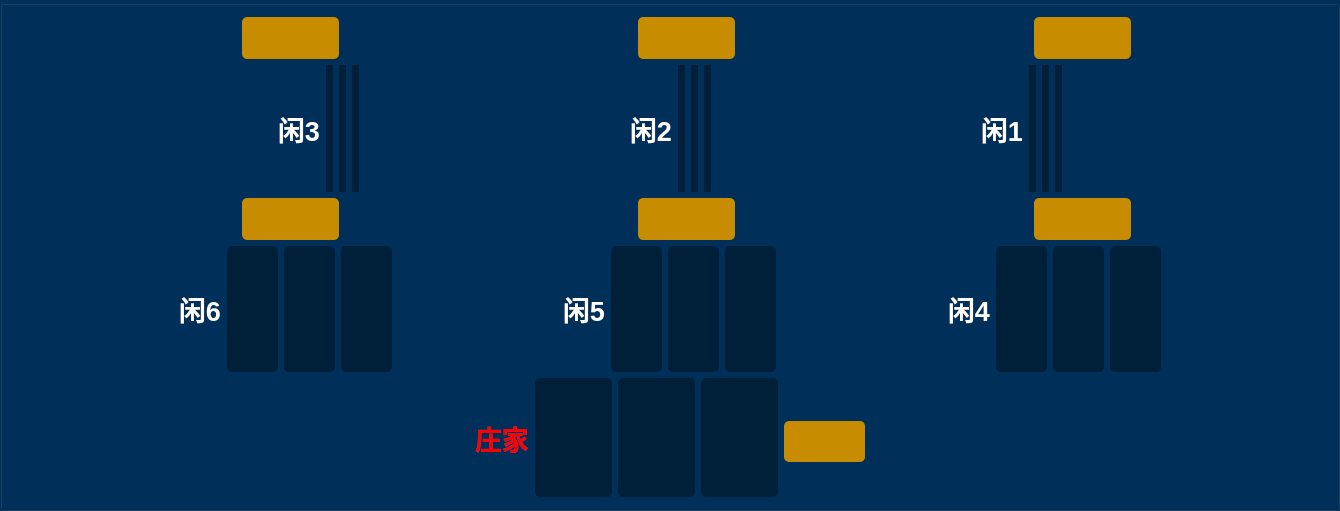
       <widget class="QGroupBox" name="groupBox_4">
        <property name="enabled">
         <bool>true</bool>
        </property>
        <property name="minimumSize">
         <size>
          <width>1340</width>
          <height>511</height>
         </size>
        </property>
        <property name="maximumSize">
         <size>
          <width>1481</width>
          <height>511</height>
         </size>
        </property>
        <property name="font">
         <font>
          <pointsize>22</pointsize>
         </font>
        </property>
        <property name="styleSheet">
         <string notr="true">background-color: rgb(0, 48, 90);</string>
        </property>
        <property name="title">
         <string/>
        </property>
        <layout class="QVBoxLayout" name="verticalLayout_5" stretch="1,3,1,3,3">
         <item>
          <layout class="QHBoxLayout" name="horizontalLayout_2" stretch="7,3,9,3,9,3,6">
           <item>
            <spacer name="horizontalSpacer">
             <property name="orientation">
              <enum>Qt::Horizontal</enum>
             </property>
             <property name="sizeHint" stdset="0">
              <size>
               <width>40</width>
               <height>20</height>
              </size>
             </property>
            </spacer>
           </item>
           <item>
            <widget class="QLabel" name="xian3_result">
             <property name="minimumSize">
              <size>
               <width>81</width>
               <height>41</height>
              </size>
             </property>
             <property name="maximumSize">
              <size>
               <width>120</width>
               <height>60</height>
              </size>
             </property>
             <property name="font">
              <font>
               <pointsize>22</pointsize>
              </font>
             </property>
             <property name="styleSheet">
              <string notr="true">border-radius:5px;
background-color: rgb(200, 140, 0);</string>
             </property>
             <property name="text">
              <string/>
             </property>
             <property name="alignment">
              <set>Qt::AlignCenter</set>
             </property>
            </widget>
           </item>
           <item>
            <spacer name="horizontalSpacer_2">
             <property name="orientation">
              <enum>Qt::Horizontal</enum>
             </property>
             <property name="sizeHint" stdset="0">
              <size>
               <width>40</width>
               <height>20</height>
              </size>
             </property>
            </spacer>
           </item>
           <item>
            <widget class="QLabel" name="xian2_result">
             <property name="font">
              <font>
               <pointsize>22</pointsize>
              </font>
             </property>
             <property name="styleSheet">
              <string notr="true">border-radius:5px;
background-color: rgb(200, 140, 0);</string>
             </property>
             <property name="text">
              <string/>
             </property>
             <property name="alignment">
              <set>Qt::AlignCenter</set>
             </property>
            </widget>
           </item>
           <item>
            <spacer name="horizontalSpacer_3">
             <property name="orientation">
              <enum>Qt::Horizontal</enum>
             </property>
             <property name="sizeHint" stdset="0">
              <size>
               <width>40</width>
               <height>20</height>
              </size>
             </property>
            </spacer>
           </item>
           <item>
            <widget class="QLabel" name="xian1_result">
             <property name="font">
              <font>
               <pointsize>22</pointsize>
              </font>
             </property>
             <property name="styleSheet">
              <string notr="true">border-radius:5px;
background-color: rgb(200, 140, 0);</string>
             </property>
             <property name="text">
              <string/>
             </property>
             <property name="alignment">
              <set>Qt::AlignCenter</set>
             </property>
            </widget>
           </item>
           <item>
            <spacer name="horizontalSpacer_4">
             <property name="orientation">
              <enum>Qt::Horizontal</enum>
             </property>
             <property name="sizeHint" stdset="0">
              <size>
               <width>40</width>
               <height>20</height>
              </size>
             </property>
            </spacer>
           </item>
          </layout>
         </item>
         <item>
          <layout class="QHBoxLayout" name="horizontalLayout_3">
           <item>
            <spacer name="horizontalSpacer_5">
             <property name="orientation">
              <enum>Qt::Horizontal</enum>
             </property>
             <property name="sizeHint" stdset="0">
              <size>
               <width>40</width>
               <height>20</height>
              </size>
             </property>
            </spacer>
           </item>
           <item>
            <widget class="QLabel" name="label_xian3">
             <property name="font">
              <font>
               <pointsize>20</pointsize>
               <weight>75</weight>
               <bold>true</bold>
              </font>
             </property>
             <property name="styleSheet">
              <string notr="true">color: rgb(255, 255, 255);</string>
             </property>
             <property name="text">
              <string>闲3</string>
             </property>
            </widget>
           </item>
           <item>
            <layout class="QHBoxLayout" name="horizontalLayout_6">
             <item>
              <widget class="QLabel" name="three_three_pic">
               <property name="styleSheet">
                <string notr="true">border-radius:5px;
background-color: rgb(0, 32, 57);</string>
               </property>
               <property name="text">
                <string/>
               </property>
              </widget>
             </item>
             <item>
              <widget class="QLabel" name="three_two_pic">
               <property name="styleSheet">
                <string notr="true">border-radius:5px;
background-color: rgb(0, 32, 57);</string>
               </property>
               <property name="text">
                <string/>
               </property>
              </widget>
             </item>
             <item>
              <widget class="QLabel" name="three_one_pic">
               <property name="styleSheet">
                <string notr="true">border-radius:5px;
background-color: rgb(0, 32, 57);</string>
               </property>
               <property name="text">
                <string/>
               </property>
              </widget>
             </item>
            </layout>
           </item>
           <item>
            <spacer name="horizontalSpacer_6">
             <property name="orientation">
              <enum>Qt::Horizontal</enum>
             </property>
             <property name="sizeHint" stdset="0">
              <size>
               <width>40</width>
               <height>20</height>
              </size>
             </property>
            </spacer>
           </item>
           <item>
            <widget class="QLabel" name="label_xian2">
             <property name="font">
              <font>
               <pointsize>20</pointsize>
               <weight>75</weight>
               <bold>true</bold>
              </font>
             </property>
             <property name="styleSheet">
              <string notr="true">color: rgb(255, 255, 255);</string>
             </property>
             <property name="text">
              <string>闲2</string>
             </property>
            </widget>
           </item>
           <item>
            <layout class="QHBoxLayout" name="horizontalLayout_8">
             <item>
              <widget class="QLabel" name="two_three_pic">
               <property name="styleSheet">
                <string notr="true">border-radius:5px;
background-color: rgb(0, 32, 57);</string>
               </property>
               <property name="text">
                <string/>
               </property>
              </widget>
             </item>
             <item>
              <widget class="QLabel" name="two_two_pic">
               <property name="styleSheet">
                <string notr="true">border-radius:5px;
background-color: rgb(0, 32, 57);</string>
               </property>
               <property name="text">
                <string/>
               </property>
              </widget>
             </item>
             <item>
              <widget class="QLabel" name="two_one_pic">
               <property name="styleSheet">
                <string notr="true">border-radius:5px;
background-color: rgb(0, 32, 57);</string>
               </property>
               <property name="text">
                <string/>
               </property>
              </widget>
             </item>
            </layout>
           </item>
           <item>
            <spacer name="horizontalSpacer_7">
             <property name="orientation">
              <enum>Qt::Horizontal</enum>
             </property>
             <property name="sizeHint" stdset="0">
              <size>
               <width>40</width>
               <height>20</height>
              </size>
             </property>
            </spacer>
           </item>
           <item>
            <widget class="QLabel" name="label_xian1">
             <property name="font">
              <font>
               <pointsize>20</pointsize>
               <weight>75</weight>
               <bold>true</bold>
              </font>
             </property>
             <property name="styleSheet">
              <string notr="true">color: rgb(255, 255, 255);</string>
             </property>
             <property name="text">
              <string>闲1</string>
             </property>
            </widget>
           </item>
           <item>
            <layout class="QHBoxLayout" name="horizontalLayout_11">
             <item>
              <widget class="QLabel" name="one_three_pic">
               <property name="styleSheet">
                <string notr="true">border-radius:5px;
background-color: rgb(0, 32, 57);</string>
               </property>
               <property name="text">
                <string/>
               </property>
              </widget>
             </item>
             <item>
              <widget class="QLabel" name="one_two_pic">
               <property name="styleSheet">
                <string notr="true">border-radius:5px;
background-color: rgb(0, 32, 57);</string>
               </property>
               <property name="text">
                <string/>
               </property>
              </widget>
             </item>
             <item>
              <widget class="QLabel" name="one_one_pic">
               <property name="styleSheet">
                <string notr="true">border-radius:5px;
background-color: rgb(0, 32, 57);</string>
               </property>
               <property name="text">
                <string/>
               </property>
              </widget>
             </item>
            </layout>
           </item>
           <item>
            <spacer name="horizontalSpacer_8">
             <property name="orientation">
              <enum>Qt::Horizontal</enum>
             </property>
             <property name="sizeHint" stdset="0">
              <size>
               <width>40</width>
               <height>20</height>
              </size>
             </property>
            </spacer>
           </item>
          </layout>
         </item>
         <item>
          <layout class="QHBoxLayout" name="horizontalLayout_4" stretch="7,3,9,3,9,3,6">
           <item>
            <spacer name="horizontalSpacer_9">
             <property name="orientation">
              <enum>Qt::Horizontal</enum>
             </property>
             <property name="sizeHint" stdset="0">
              <size>
               <width>40</width>
               <height>20</height>
              </size>
             </property>
            </spacer>
           </item>
           <item>
            <widget class="QLabel" name="xian1_result_4">
             <property name="font">
              <font>
               <pointsize>22</pointsize>
              </font>
             </property>
             <property name="styleSheet">
              <string notr="true">border-radius:5px;
background-color: rgb(200, 140, 0);</string>
             </property>
             <property name="text">
              <string/>
             </property>
             <property name="alignment">
              <set>Qt::AlignCenter</set>
             </property>
            </widget>
           </item>
           <item>
            <spacer name="horizontalSpacer_10">
             <property name="orientation">
              <enum>Qt::Horizontal</enum>
             </property>
             <property name="sizeHint" stdset="0">
              <size>
               <width>40</width>
               <height>20</height>
              </size>
             </property>
            </spacer>
           </item>
           <item>
            <widget class="QLabel" name="xian1_result_3">
             <property name="font">
              <font>
               <pointsize>22</pointsize>
              </font>
             </property>
             <property name="styleSheet">
              <string notr="true">border-radius:5px;
background-color: rgb(200, 140, 0);</string>
             </property>
             <property name="text">
              <string/>
             </property>
             <property name="alignment">
              <set>Qt::AlignCenter</set>
             </property>
            </widget>
           </item>
           <item>
            <spacer name="horizontalSpacer_11">
             <property name="orientation">
              <enum>Qt::Horizontal</enum>
             </property>
             <property name="sizeHint" stdset="0">
              <size>
               <width>40</width>
               <height>20</height>
              </size>
             </property>
            </spacer>
           </item>
           <item>
            <widget class="QLabel" name="xian1_result_2">
             <property name="font">
              <font>
               <pointsize>22</pointsize>
              </font>
             </property>
             <property name="styleSheet">
              <string notr="true">border-radius:5px;
background-color: rgb(200, 140, 0);</string>
             </property>
             <property name="text">
              <string/>
             </property>
             <property name="alignment">
              <set>Qt::AlignCenter</set>
             </property>
            </widget>
           </item>
           <item>
            <spacer name="horizontalSpacer_12">
             <property name="orientation">
              <enum>Qt::Horizontal</enum>
             </property>
             <property name="sizeHint" stdset="0">
              <size>
               <width>40</width>
               <height>20</height>
              </size>
             </property>
            </spacer>
           </item>
          </layout>
         </item>
         <item>
          <layout class="QHBoxLayout" name="horizontalLayout_5" stretch="4,1,4,4,1,4,4,1,4,4">
           <item>
            <spacer name="horizontalSpacer_13">
             <property name="orientation">
              <enum>Qt::Horizontal</enum>
             </property>
             <property name="sizeHint" stdset="0">
              <size>
               <width>40</width>
               <height>20</height>
              </size>
             </property>
            </spacer>
           </item>
           <item>
            <widget class="QLabel" name="label_xian1_4">
             <property name="font">
              <font>
               <pointsize>20</pointsize>
               <weight>75</weight>
               <bold>true</bold>
              </font>
             </property>
             <property name="styleSheet">
              <string notr="true">color: rgb(255, 255, 255);</string>
             </property>
             <property name="text">
              <string>闲6</string>
             </property>
            </widget>
           </item>
           <item>
            <layout class="QHBoxLayout" name="horizontalLayout_24">
             <item>
              <widget class="QLabel" name="one_three_pic_5">
               <property name="styleSheet">
                <string notr="true">border-radius:5px;
background-color: rgb(0, 32, 57);</string>
               </property>
               <property name="text">
                <string/>
               </property>
              </widget>
             </item>
             <item>
              <widget class="QLabel" name="one_two_pic_5">
               <property name="styleSheet">
                <string notr="true">border-radius:5px;
background-color: rgb(0, 32, 57);</string>
               </property>
               <property name="text">
                <string/>
               </property>
              </widget>
             </item>
             <item>
              <widget class="QLabel" name="one_one_pic_5">
               <property name="styleSheet">
                <string notr="true">border-radius:5px;
background-color: rgb(0, 32, 57);</string>
               </property>
               <property name="text">
                <string/>
               </property>
              </widget>
             </item>
            </layout>
           </item>
           <item>
            <spacer name="horizontalSpacer_14">
             <property name="orientation">
              <enum>Qt::Horizontal</enum>
             </property>
             <property name="sizeHint" stdset="0">
              <size>
               <width>40</width>
               <height>20</height>
              </size>
             </property>
            </spacer>
           </item>
           <item>
            <widget class="QLabel" name="label_xian1_3">
             <property name="font">
              <font>
               <pointsize>20</pointsize>
               <weight>75</weight>
               <bold>true</bold>
              </font>
             </property>
             <property name="styleSheet">
              <string notr="true">color: rgb(255, 255, 255);</string>
             </property>
             <property name="text">
              <string>闲5</string>
             </property>
            </widget>
           </item>
           <item>
            <layout class="QHBoxLayout" name="horizontalLayout_23">
             <item>
              <widget class="QLabel" name="one_three_pic_4">
               <property name="styleSheet">
                <string notr="true">border-radius:5px;
background-color: rgb(0, 32, 57);</string>
               </property>
               <property name="text">
                <string/>
               </property>
              </widget>
             </item>
             <item>
              <widget class="QLabel" name="one_two_pic_4">
               <property name="styleSheet">
                <string notr="true">border-radius:5px;
background-color: rgb(0, 32, 57);</string>
               </property>
               <property name="text">
                <string/>
               </property>
              </widget>
             </item>
             <item>
              <widget class="QLabel" name="one_one_pic_4">
               <property name="styleSheet">
                <string notr="true">border-radius:5px;
background-color: rgb(0, 32, 57);</string>
               </property>
               <property name="text">
                <string/>
               </property>
              </widget>
             </item>
            </layout>
           </item>
           <item>
            <spacer name="horizontalSpacer_15">
             <property name="orientation">
              <enum>Qt::Horizontal</enum>
             </property>
             <property name="sizeHint" stdset="0">
              <size>
               <width>40</width>
               <height>20</height>
              </size>
             </property>
            </spacer>
           </item>
           <item>
            <widget class="QLabel" name="label_xian1_2">
             <property name="font">
              <font>
               <pointsize>20</pointsize>
               <weight>75</weight>
               <bold>true</bold>
              </font>
             </property>
             <property name="styleSheet">
              <string notr="true">color: rgb(255, 255, 255);</string>
             </property>
             <property name="text">
              <string>闲4</string>
             </property>
            </widget>
           </item>
           <item>
            <layout class="QHBoxLayout" name="horizontalLayout_22">
             <item>
              <widget class="QLabel" name="one_three_pic_3">
               <property name="styleSheet">
                <string notr="true">border-radius:5px;
background-color: rgb(0, 32, 57);</string>
               </property>
               <property name="text">
                <string/>
               </property>
              </widget>
             </item>
             <item>
              <widget class="QLabel" name="one_two_pic_3">
               <property name="styleSheet">
                <string notr="true">border-radius:5px;
background-color: rgb(0, 32, 57);</string>
               </property>
               <property name="text">
                <string/>
               </property>
              </widget>
             </item>
             <item>
              <widget class="QLabel" name="one_one_pic_3">
               <property name="styleSheet">
                <string notr="true">border-radius:5px;
background-color: rgb(0, 32, 57);</string>
               </property>
               <property name="text">
                <string/>
               </property>
              </widget>
             </item>
            </layout>
           </item>
           <item>
            <spacer name="horizontalSpacer_16">
             <property name="orientation">
              <enum>Qt::Horizontal</enum>
             </property>
             <property name="sizeHint" stdset="0">
              <size>
               <width>40</width>
               <height>20</height>
              </size>
             </property>
            </spacer>
           </item>
          </layout>
         </item>
         <item>
          <layout class="QHBoxLayout" name="horizontalLayout_7" stretch="3,2,3">
           <item>
            <spacer name="horizontalSpacer_17">
             <property name="orientation">
              <enum>Qt::Horizontal</enum>
             </property>
             <property name="sizeHint" stdset="0">
              <size>
               <width>40</width>
               <height>20</height>
              </size>
             </property>
            </spacer>
           </item>
           <item>
            <layout class="QHBoxLayout" name="horizontalLayout_18">
             <property name="spacing">
              <number>6</number>
             </property>
             <item>
              <widget class="QLabel" name="label_zhuang">
               <property name="font">
                <font>
                 <pointsize>20</pointsize>
                 <weight>75</weight>
                 <bold>true</bold>
                </font>
               </property>
               <property name="styleSheet">
                <string notr="true">color: rgb(255, 0, 0);</string>
               </property>
               <property name="text">
                <string>庄家</string>
               </property>
              </widget>
             </item>
             <item>
              <widget class="QLabel" name="zhuang_three_pic">
               <property name="minimumSize">
                <size>
                 <width>77</width>
                 <height>119</height>
                </size>
               </property>
               <property name="styleSheet">
                <string notr="true">border-radius:5px;
background-color: rgb(0, 32, 57);</string>
               </property>
               <property name="text">
                <string/>
               </property>
              </widget>
             </item>
             <item>
              <widget class="QLabel" name="zhuang_two_pic">
               <property name="minimumSize">
                <size>
                 <width>77</width>
                 <height>119</height>
                </size>
               </property>
               <property name="styleSheet">
                <string notr="true">border-radius:5px;
background-color: rgb(0, 32, 57);</string>
               </property>
               <property name="text">
                <string/>
               </property>
              </widget>
             </item>
             <item>
              <widget class="QLabel" name="zhuang_one_pic">
               <property name="minimumSize">
                <size>
                 <width>77</width>
                 <height>119</height>
                </size>
               </property>
               <property name="styleSheet">
                <string notr="true">border-radius:5px;
background-color: rgb(0, 32, 57);</string>
               </property>
               <property name="text">
                <string/>
               </property>
              </widget>
             </item>
             <item>
              <widget class="QLabel" name="zhuang_result">
               <property name="minimumSize">
                <size>
                 <width>81</width>
                 <height>41</height>
                </size>
               </property>
               <property name="maximumSize">
                <size>
                 <width>91</width>
                 <height>32</height>
                </size>
               </property>
               <property name="font">
                <font>
                 <pointsize>22</pointsize>
                </font>
               </property>
               <property name="styleSheet">
                <string notr="true">border-radius:5px;
background-color: rgb(200, 140, 0);</string>
               </property>
               <property name="text">
                <string/>
               </property>
               <property name="alignment">
                <set>Qt::AlignCenter</set>
               </property>
              </widget>
             </item>
            </layout>
           </item>
           <item>
            <spacer name="horizontalSpacer_18">
             <property name="orientation">
              <enum>Qt::Horizontal</enum>
             </property>
             <property name="sizeHint" stdset="0">
              <size>
               <width>40</width>
               <height>20</height>
              </size>
             </property>
            </spacer>
           </item>
          </layout>
         </item>
        </layout>
       </widget>
